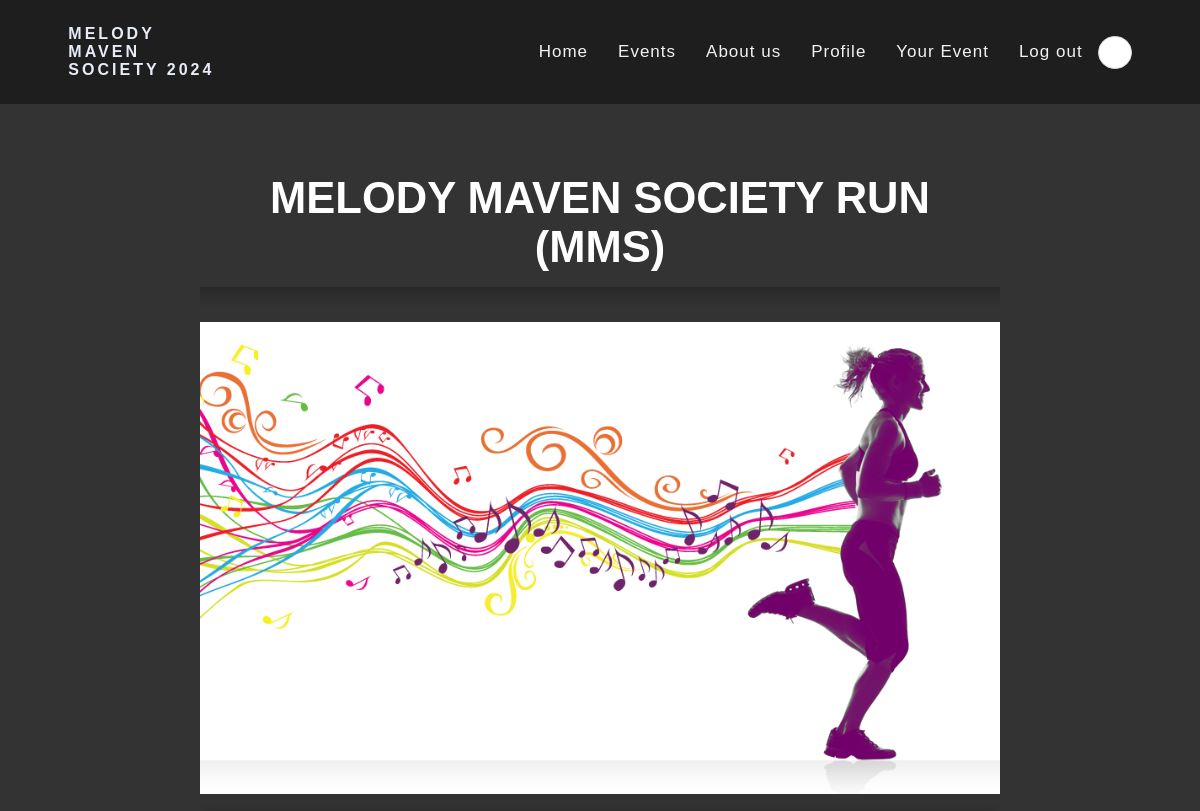
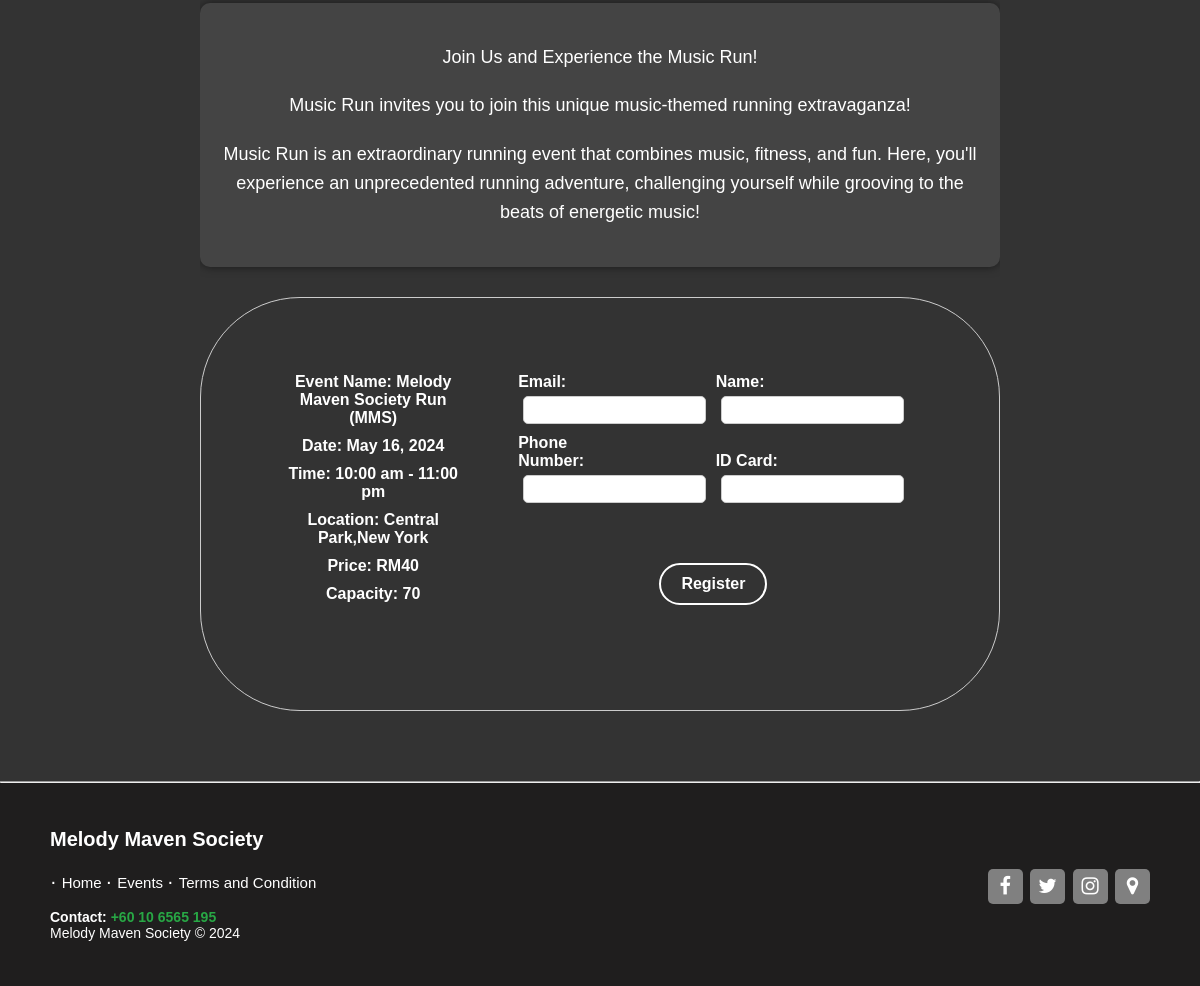
/php/mms_run.php (signed in), run on the app's committed database (2 pictures, top to bottom).
### tables this page shows
CREATE TABLE `event` (
  `EventID` int(11) NOT NULL,
  `EventName` varchar(30) NOT NULL,
  `EventDate` date NOT NULL,
  `EventLocation` varchar(255) NOT NULL,
  `EventPrice` varchar(30) NOT NULL,
  `EventCapacity` int(255) NOT NULL,
  `EventTime` varchar(255) NOT NULL,
  `status` varchar(255) NOT NULL
);

### php/mms_run.php (the view, shortened to what this page needs)
<?php
include 'headermember.php';
$con = new mysqli(DB_HOST, DB_USER, DB_PASS, DB_NAME);
$event_id = 2;
$sql_event = "SELECT * FROM event WHERE EventID = ?";
$stmt_event = $con->prepare($sql_event);
$stmt_event->bind_param("i", $event_id);
$stmt_event->execute();
$result_event = $stmt_event->get_result();
$event = $result_event->fetch_assoc();
?>
<!DOCTYPE html>
<html lang="en">
<head>
    <link rel="stylesheet" href="../css/eventregister1.css">
</head>
<body>
    <div class="container">
        <div class="eventh2">
            <h2><?php echo $event['EventName']; ?></h2>
        </div>
        <div class="gaminge1">
            <img src="../image/MMSRUN.png" alt="<?php echo $event['EventName']; ?>">
        </div>
        <div class="event">
              <p>
                <ul> <li>Join Us and Experience the Music Run!</li> <li>Music Run invites you to join this unique music-themed running extravaganza!</li> <li>Music Run is an extraordinary running event that combines music, fitness, and fun. Here, you'll experience an unprecedented running adventure, challenging yourself while grooving to the beats of energetic music!</li> </ul>
            </p>
        </div>
        <div class="event-details">
            <div class="details">
                <p><strong>Event Name:</strong> <?php echo $event['EventName']; ?></p>
                <p><strong>Date:</strong> <?php echo date('F j, Y', strtotime($event['EventDate'])); ?></p>
                <p><strong>Time:</strong> <?php echo $event['EventTime']; ?></p>
                <p><strong>Location:</strong> <?php echo $event['EventLocation']; ?></p>
                <p><strong>Price:</strong> <?php echo $event['EventPrice']; ?></p>
                <p><strong>Capacity:</strong> <?php echo $event['EventCapacity']; ?></p>
            </div>
            <div class="user-input">
                <form id="registrationForm" action="" method="post">
                    <div>
                        <label for="email">Email:</label>
                        <input type="email" id="email" name="email" required>
                    </div>
                    <div>
                        <label for="name">Name:</label>
                        <input type="text" id="name" name="name" required>
                    </div>
                    <div>
                        <label for="phone">Phone Number:</label>
                        <input type="tel" id="phone" name="phone" required>
                    </div>
                    <div>
                        <label for="id_card">ID Card:</label>
                        <input type="text" id="id_card" name="id_card" required>
                    </div>
                    <input type="submit" name="register" class="buy-1" value="Register">
                </form>
            </div>
        </div>
    </div>
    <hr>
    <?php require 'footer.php'; ?>
</body>
</html>

### css/headermember.css (style rules this page uses)
* { margin:0px; padding: 0px; box-sizing:border-box; }
body { margin: 0; font-family: Arial, Helvetica, sans-serif; }

### css/eventregister1.css (style rules this page uses)
body { background-color: #333333; color: white; font-family: Arial, sans-serif; }
img { display: block; width: 100%; height: auto; margin: 0 auto; }
.container { width: 80%; max-width: 800px; margin: 50px auto; overflow: hidden; text-align: center; }
.gaminge1 { text-align: center; margin-bottom: 20px; }
.eventh2 { text-align: center; color: white; font-size: 29px; margin-bottom: 30px; text-transform: uppercase; font-weight: bold; position: relative; padding: 20px; }
.eventh2::before { content: ''; position: absolute; top: -10px; left: 50%; width: 100px; height: 10px; background-color: #4CAF50; transform: translateX(-50%); border-radius: 20px; }
.eventh2::after { content: ''; position: absolute; bottom: -15px; left: 0; width: 100%; height: 20px; background: linear-gradient(to bottom, rgba(0,0,0,0.2), transparent); }
.event { margin-bottom: 30px; background-color: #444; padding: 20px; border-radius: 10px; box-shadow: 0 0 10px rgba(0, 0, 0, 0.5); }
.event p, .event li { text-align: center; color: white; font-size: 18px; line-height: 1.6; margin-top: 20px; }
.event ul { padding-left: 0; list-style: none; }
.event ul li { margin-bottom: 10px; }
.event ul li::before { display: inline-block; width: 1em; margin-left: -1em; }
.user-input { text-align: center; margin-bottom: 30px; }
.user-input div { margin-bottom: 10px; display: inline-block; }
.user-input label { display: inline-block; width: 100px; text-align: left; color: white; font-size: 16px; font-weight: bold; }
.user-input input[type="text"], .user-input input[type="email"], .user-input input[type="tel"] { width: 200px; padding: 5px; border-radius: 5px; border: 1px solid #ccc; font-size: 14px; }
.buy-1 { display: inline-block; padding: 10px 20px; border: 2px solid #FFF; border-radius: 25px; background-color: transparent; color: #FFF; text-decoration: none; font-size: 16px; font-weight: bold; cursor: pointer; transition: all 0.3s; margin-top: 50px; }
.event-details { display: flex; justify-content: space-between; margin-bottom: 20px; border: 1px solid #ccc; padding: 75px; border-radius: 100px; }
.details { flex: 0 0 30%; }
.details p { color: white; font-size: 16px; margin-bottom: 10px; font-weight: bold; }
.user-input { flex: 0 0 65%; }
.user-input label { display: block; color: white; font-size: 16px; margin-bottom: 5px; font-weight: bold; }
.user-input input[type="text"], .user-input input[type="email"], .user-input input[type="tel"] { width: calc(100% - 10px); padding: 5px; border-radius: 5px; border: 1px solid #ccc; font-size: 14px; }

### data on the page
event: EventName "MELODY MAVEN SOCIETY RUN (MMS)", EventName "Melody Maven Society Run (MMS)", EventDate "May 16, 2024", EventTime "10:00 am - 11:00 pm", EventLocation "Central Park,New York", EventPrice "RM40", EventCapacity "70"
